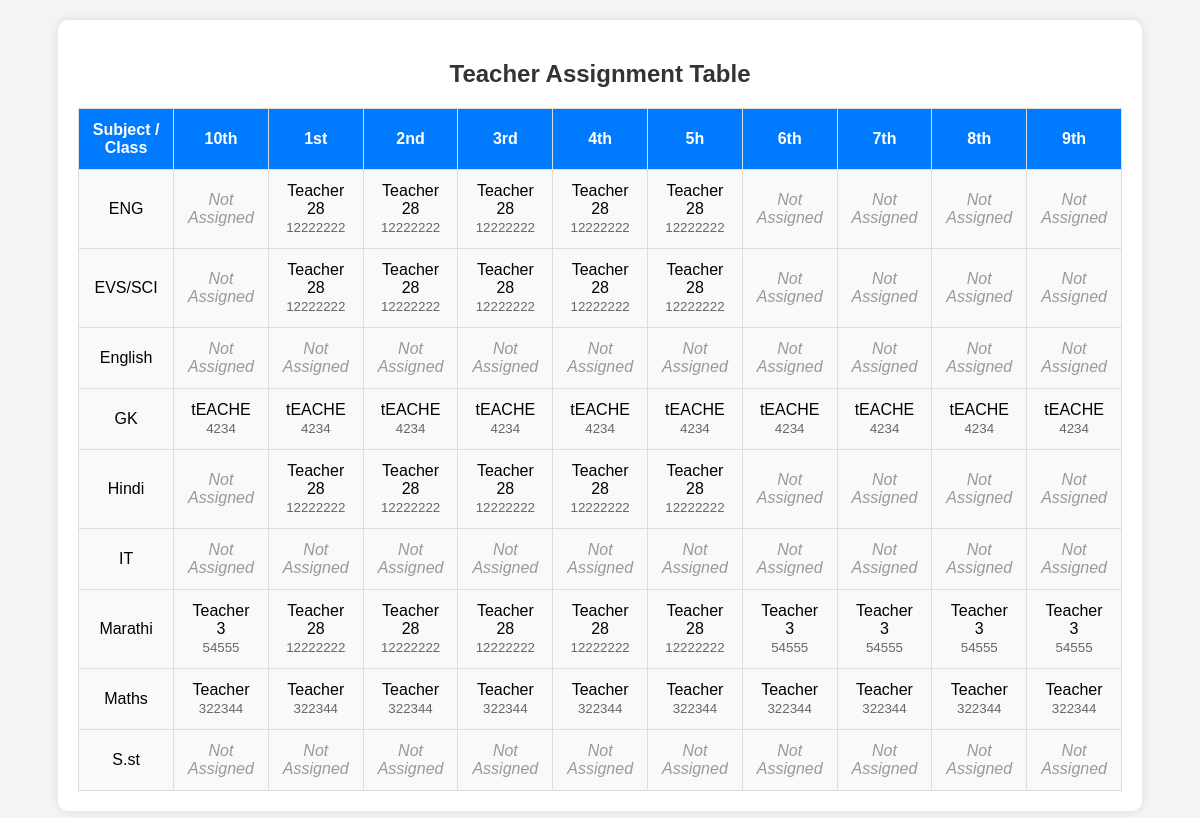
/teacher_subject_class_table, run on the app's committed database.
### school_app/models.py (models this page shows, shortened)
class Class(models.Model):
    name = models.CharField(max_length=100, unique=True)
    class_teacher = models.ForeignKey("Teacher", on_delete=models.SET_NULL, null=True, blank=True, related_name="teaching_classes")
    syllabus = models.TextField(blank=True, null=True)
    academic_year = models.ForeignKey(AcademicYear, on_delete=models.CASCADE, null=True, blank=True)

class Subject(models.Model):
    name = models.CharField(max_length=100, unique=True)

class Teacher(models.Model):
    name = models.CharField(max_length=100)
    email = models.EmailField(blank=True, null=True)
    phone = models.CharField(max_length=15, unique=True)
    employee_id = models.CharField(max_length=10, unique=True, blank=True, null=True)
    login_id = models.CharField(max_length=20, unique=True, blank=True, null=True)
    password = models.CharField(max_length=128, blank=True, null=True)
    subjects = models.ManyToManyField("Subject", blank=True)
    assigned_classes = models.ManyToManyField("Class", blank=True)
    class_teacher_of = models.ForeignKey(
        "Class",
        blank=True,
        null=True,
        on_delete=models.SET_NULL,
        related_name="class_teachers"  # Renamed this related_name to avoid clash
    )
    is_class_teacher = models.BooleanField(default=False)
    extra_skills = models.TextField(blank=True, null=True)
    is_absent = models.BooleanField(default=False)
    max_teaching_periods = models.PositiveIntegerField(default=6)

### school_app/views.py (the view)
# urls.py: path('teacher_subject_class_table', views.teacher_subject_class_table, name='teacher_subject_class_table'),
def teacher_subject_class_table(request):
    subjects = Subject.objects.all().order_by('name')
    classes = Class.objects.all().order_by('name')
    relations = Teacher_Subject_Class_Relation.objects.select_related('teacher', 'subject').prefetch_related('assigned_classes').all()
    relation_map = {}
    for relation in relations:
        for cls in relation.assigned_classes.all():
            relation_map[(relation.subject.id, cls.id)] = relation
    table_data = []
    for subject in subjects:
        row = [subject.name]
        for cls in classes:
            relation = relation_map.get((subject.id, cls.id))
            if relation and relation.teacher:
                row.append(f"{relation.teacher.name} <br> <small>{relation.teacher.phone}</small>")
            else:
                row.append('<span class="no-data">Not Assigned</span>')
        table_data.append(row)
    return render(request, "school_management/teacher_subject_class_table.html", {
        "classes": classes,
        "table_data": table_data,
    })

### school_app/templates/school_management/teacher_subject_class_table.html (shortened to what this page needs)
<!DOCTYPE html>
<html lang="en">
<head>
</head>
<body>
<div class="container">
    <h2>Teacher Assignment Table</h2>
    <table>
        <thead>
            <tr>
                <th>Subject / Class</th>
                {% for cls in classes %}
                    <th>{{ cls.name }}</th>
                {% endfor %}
            </tr>
        </thead>
        <tbody>
            {% for row in table_data %}
            <tr>
                {% for cell in row %}
                    <td>{{ cell|safe }}</td>
                {% endfor %}
            </tr>
            {% endfor %}
        </tbody>
    </table>
</div>
</body>
</html>

### school_app/templates/school_management/teacher_subject_class_table.html (style rules this page uses)
body { font-family: Arial, sans-serif; background-color: #f4f4f4; margin: 0; padding: 20px; }
.container { max-width: 90%; margin: 0 auto; background: white; padding: 20px; border-radius: 10px; box-shadow: 0px 0px 10px rgba(0, 0, 0, 0.1); }
h2 { text-align: center; color: #333; }
table { width: 100%; border-collapse: collapse; margin-top: 20px; background: white; }
th, td { border: 1px solid #ddd; padding: 12px; text-align: center; }
th { background-color: #007bff; color: white; }
td { background-color: #f9f9f9; }
td small { color: #666; }
.no-data { color: #999; font-style: italic; }

### data on the page
Class: name "10th"
Class: name "1st"
Class: name "2nd"
Class: name "3rd"
Class: name "4th"
Class: name "5h"
Class: name "6th"
Class: name "7th"
Class: name "8th"
Class: name "9th"
Subject: row "ENG"
Teacher: phone "Teacher 28 12222222"
Subject: row "EVS/SCI"
Subject: row "English"
Subject: row "GK"
Teacher: phone "tEACHE 4234"
Subject: row "Hindi"
Subject: row "IT"
Subject: row "Marathi"
Teacher: phone "Teacher 3 54555"
Subject: row "Maths"
Teacher: phone "Teacher 322344"
Subject: row "S.st"

### other printed values
{{ cell|safe }} "Not Assigned" "Not Assigned" "Not Assigned" "Not Assigned" "Not Assigned" "Not Assigned" "Not Assigned" "Not Assigned" "Not Assigned" "Not Assigned" "Not Assigned" "Not Assigned" "Not Assigned" "Not Assigned" "Not Assigned" "Not Assigned" "Not Assigned" "Not Assigned" "Not Assigned" "Not Assigned" "Not Assigned" "Not Assigned" "Not Assigned" "Not Assigned" "Not Assigned" "Not Assigned" "Not Assigned" "Not Assigned" "Not Assigned" "Not Assigned" "Not Assigned" "Not Assigned" "Not Assigned" "Not Assigned" "Not Assigned" "Not Assigned" "Not Assigned" "Not Assigned" "Not Assigned" "Not Assigned" "Not Assigned" "Not Assigned" "Not Assigned" "Not Assigned" "Not Assigned"
